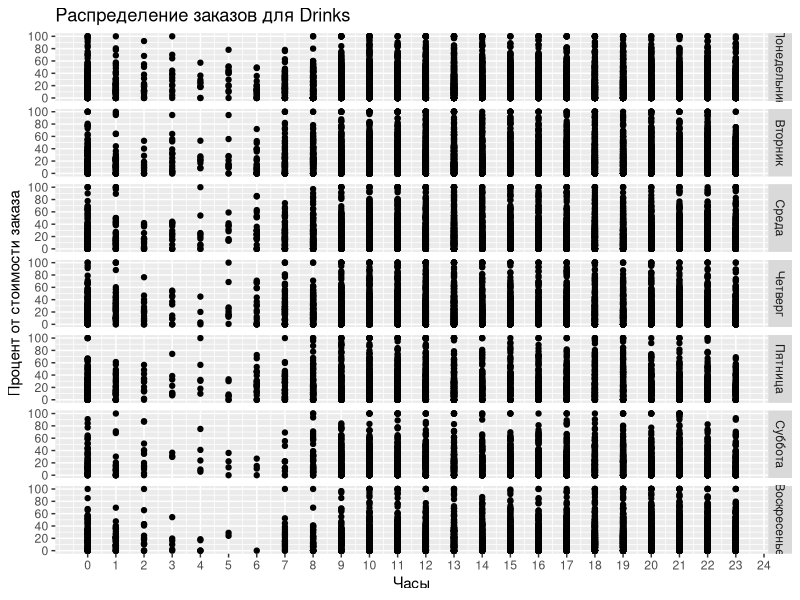

This figure's R source:
library(ggplot2)
data <- read.table(file = 'data/ulabox_orders_with_categories_partials_2017.csv', header = TRUE, sep = ",")

weekdays <- c(
  `1` = "Понедельник", 
  `2` = "Вторник", 
  `3` = "Среда", 
  `4` = "Четверг", 
  `5` = "Пятница", 
  `6` = "Суббота",
  `7` ="Воскресенье")

myplot <- ggplot(data, aes(x = hour, y = Drinks.)) +
  geom_point() +
  scale_y_continuous(breaks = seq(0, 100, 20)) +
  scale_x_continuous(breaks = seq(0, 24)) +
  labs(title = "Распределение заказов для Drinks",
       x = "Часы",
       y = "Процент от стоимости заказа") +
  facet_grid(rows = data$weekday, labeller = as_labeller(weekdays))

print(myplot)